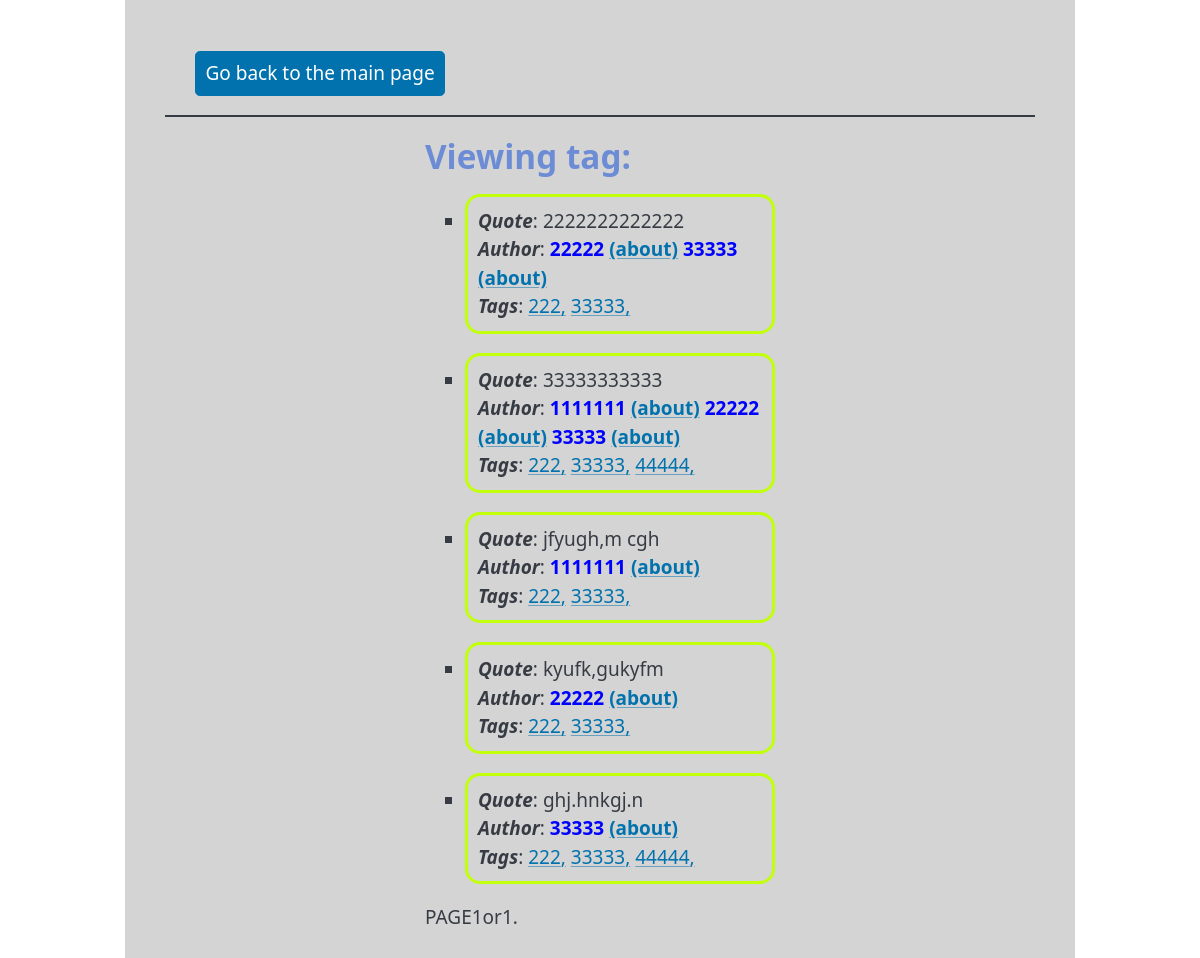
Page /quotes/tag_search/2 on the committed database.
### quoteapp/models.py (models this page shows, shortened)
class Quote(models.Model):
    quote = models.CharField(max_length=5000, null=False)
    authors = models.ManyToManyField(Author)
    tags = models.ManyToManyField(Tag)

class Author(models.Model):
    name = models.CharField(max_length=50, null=False, unique=True)
    born_date = models.CharField(max_length=50, null=False, unique=True)
    born_location = models.CharField(max_length=500, null=False, unique=False)
    description = models.CharField(max_length=5500, null=False, unique=True)
    def __str__(self):
        return f"{self.name}"

class Tag(models.Model):
    tag = models.CharField(max_length=50, null=False, unique=True)
    def __str__(self):
        return f"{self.tag}"

### quoteapp/views.py (the view)
# urls.py: path('tag_search/<int:tag_id>', views.tag_search, name='tag_search')
def tag_search(request, tag_id):
    tags = Tag.objects.filter(id=tag_id).first()
    quotes_ = Quote.objects.filter(tags=tag_id).all()
    paginator = Paginator(quotes_, 7)
    page = request.GET.get('page')
    quotes = paginator.get_page(page)
    return render(request, 'quoteapp/tag_search.html', {'quotes': quotes, 'tags': tags})

### quoteapp/templates/quoteapp/tag_search.html (shortened to what this page needs)
{% extends "quoteapp/base.html" %}
{% block content %}
<h2 style="color: #6C8CD5">Viewing tag:</h2>
    {% if quotes %}
    {% for q in quotes %}
    <ul>
        <li>
            <p style="border: 3px solid #C1FF0A;  border-radius: 20px, background-color: #d5d5d1; padding: 10px; border-radius: 15px;">
                <b><i>Quote</i></b>: {{ q.quote }}<br />
                <b><i>Author</i></b>: <strong style="color: blue">
                            {% for a in q.authors.all %}
                            {{ a }}
                            <a href="{% url 'quoteapp:detail'  a.id %}"> (about)</a>
                            {% endfor %}</strong>
                        <br />
                <b><i>Tags</i></b>:
                            {% for tag in q.tags.all %}
                            <a href="{% url 'quoteapp:tag_search'  tag.id %}"> {{ tag }},</a>
                            {% endfor %}
            </p>
        </li>
    </ul>
    {% endfor %}
 <div class="pagination">
      <span class="step-links">
          <span class="current-page">
              PAGE{{ quotes.number }}or{{ quotes.paginator.num_pages }}.
          </span>
      </span>
    </div>
  {% else %}
    <p>Not quotes.</p>
  {% endif %}
{% endblock %}

### rows in the picture
Quote: quote "2222222222222"
Author: name "22222"
Author: name "33333"
Tag: tag "222"
Tag: tag "33333"
Quote: quote "33333333333"
Author: name "1111111"
Tag: tag "44444"
Quote: quote "jfyugh,m cgh"
Quote: quote "kyufk,gukyfm"
Quote: quote "ghj.hnkgj.n"

### other values in the picture
{{ quotes.number }} "1"
{{ quotes.paginator.num_pages }} "1"
